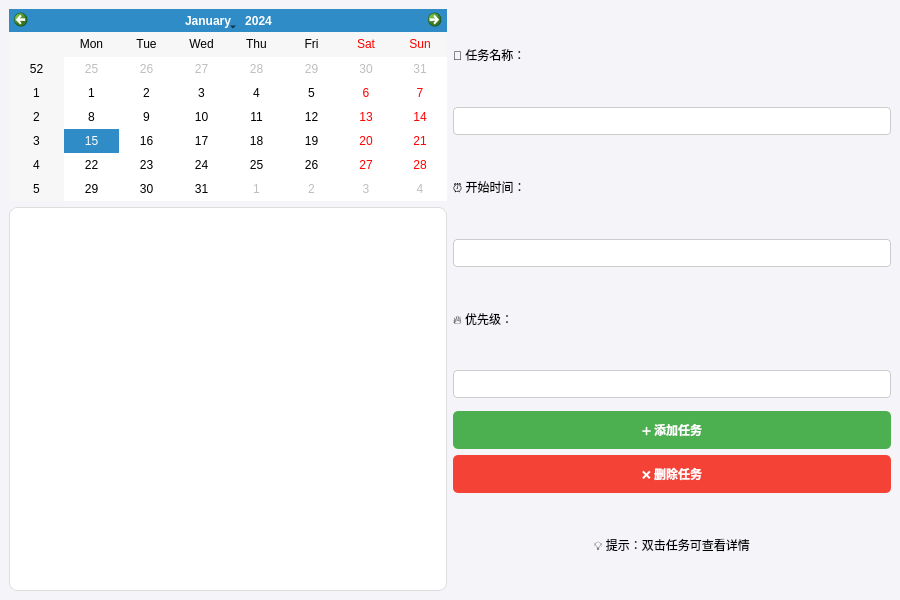
<?xml version="1.0" encoding="UTF-8"?>
<ui version="4.0">
 <class>MainWindow</class>
 <widget class="QMainWindow" name="MainWindow">

  <!-- ================= 1. 窗口整体尺寸设置 ================= -->
  <property name="geometry">
   <rect>
    <x>0</x>
    <y>0</y>
    <width>900</width>
    <height>600</height>
   </rect>
  </property>

  <!-- 窗口标题 -->
  <property name="windowTitle">
   <string>My Schedule Manager</string>
  </property>

  <!-- ================= 2. 全局美化（样式表） ================= -->
  <property name="styleSheet">
   <string>
    /* 整个窗口的背景色 */
    QMainWindow { background-color: #f4f4f9; }

    /* 日历控件的样式 */
    QCalendarWidget { background-color: white; border: 1px solid #ddd; border-radius: 8px; padding: 5px; }

    /* 任务列表的样式 */
    QListWidget { background-color: white; border: 1px solid #ddd; border-radius: 8px; padding: 5px; }

    /* 输入框的样式 */
    QLineEdit { background-color: #ffffff; border: 1px solid #ccc; border-radius: 4px; padding: 5px; }

    /* 添加按钮的样式 */
    QPushButton#btnAdd { background-color: #4CAF50; color: white; border: none; border-radius: 5px; padding: 10px; font-weight: bold; }
    QPushButton#btnAdd:hover { background-color: #45a049; }

    /* 删除按钮的样式 */
    QPushButton#btnDelete { background-color: #f44336; color: white; border: none; border-radius: 5px; padding: 10px; font-weight: bold; }
    QPushButton#btnDelete:hover { background-color: #da190b; }
   </string>
  </property>

  <!-- ================= 3. 中心区域布局 ================= -->
  <widget class="QWidget" name="centralwidget">
   <!-- 最外层水平布局：将界面分为左右两半 -->
   <layout class="QHBoxLayout" name="horizontalLayout_main">

    <!-- ========== 左侧区域：日历 + 任务列表 ========== -->
    <item>
     <layout class="QVBoxLayout" name="verticalLayout_left">

      <!-- 【日历控件】 -->
      <item>
       <widget class="QCalendarWidget" name="calendarWidget">
        <!-- 【尺寸策略】 -->
        <property name="sizePolicy">
         <sizepolicy hsizetype="Preferred" vsizetype="Preferred">
          <horstretch>0</horstretch>
          <verstretch>1</verstretch>
         </sizepolicy>
        </property>
       </widget>
      </item>

      <!-- 【任务列表控件】 -->
      <item>
       <widget class="QListWidget" name="taskListWidget">
        <!-- 【尺寸策略】 -->
        <property name="sizePolicy">
         <sizepolicy hsizetype="Preferred" vsizetype="Expanding">
          <horstretch>0</horstretch>
          <verstretch>2</verstretch>
         </sizepolicy>
        </property>
       </widget>
      </item>
     </layout>
    </item>

    <!-- ========== 右侧区域：详情 + 按钮 ========== -->
    <item>
     <layout class="QVBoxLayout" name="verticalLayout_right">

      <!-- 【任务名称标签】 -->
      <item>
       <widget class="QLabel" name="label_name">
        <property name="text"><string>📝 任务名称：</string></property>
       </widget>
      </item>
      <!-- 【任务名称输入框】 -->
      <item>
       <widget class="QLineEdit" name="lineEdit_name">
        <property name="readOnly"><bool>true</bool></property>
       </widget>
      </item>

      <!-- 【开始时间标签】 -->
      <item>
       <widget class="QLabel" name="label_time">
        <property name="text"><string>⏰ 开始时间：</string></property>
       </widget>
      </item>
      <item>
       <widget class="QLineEdit" name="lineEdit_time">
        <property name="readOnly"><bool>true</bool></property>
       </widget>
      </item>

      <!-- 【优先级标签】 -->
      <item>
       <widget class="QLabel" name="label_priority">
        <property name="text"><string>🔥 优先级：</string></property>
       </widget>
      </item>
      <item>
       <widget class="QLineEdit" name="lineEdit_priority">
        <property name="readOnly"><bool>true</bool></property>
       </widget>
      </item>

      <!-- 【垂直弹簧】 -->
      <item>
       <spacer name="verticalSpacer">
        <property name="orientation"><enum>Qt::Vertical</enum></property>
       </spacer>
      </item>

      <!-- 【添加按钮】 -->
      <item>
       <widget class="QPushButton" name="btnAdd">
        <property name="text"><string>➕ 添加任务</string></property>
        <!-- 【强制尺寸】：
        <property name="minimumSize"><size><width>0</width><height>45</height></size></property> -->
       </widget>
      </item>

      <!-- 【删除按钮】 -->
      <item>
       <widget class="QPushButton" name="btnDelete">
        <property name="text"><string>❌ 删除任务</string></property>
       </widget>
      </item>

      <!-- 【底部提示标签】alignment 表示文字居中对齐 -->
      <item>
       <widget class="QLabel" name="lblStatus">
        <property name="text"><string>💡 提示：双击任务可查看详情</string></property>
        <property name="alignment"><enum>Qt::AlignCenter</enum></property>
       </widget>
      </item>
     </layout>
    </item>
   </layout>
  </widget>
 </widget>
 <resources/>
 <connections/>
</ui>
